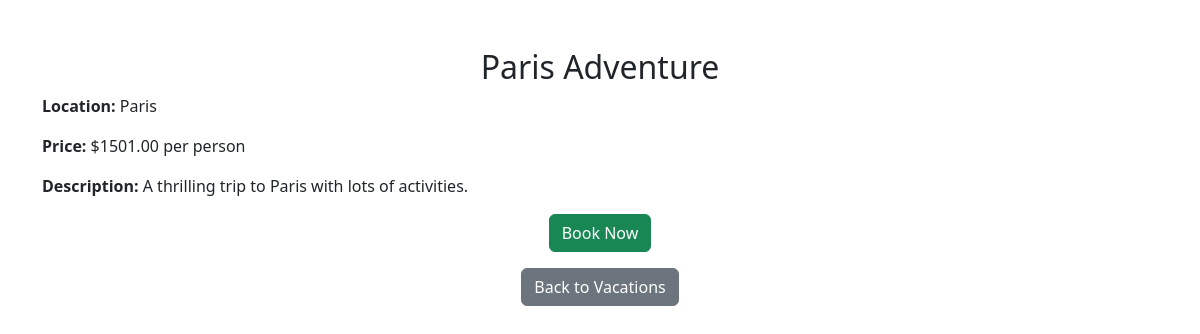
The page /vacationdetail.php?vacation=Paris+Adventure on the database its author committed.
### tables this page shows
CREATE TABLE `vacation` (
  `VacationID` int(11) NOT NULL,
  `Title` varchar(100) NOT NULL,
  `Description` text NOT NULL,
  `Price` decimal(10,2) NOT NULL,
  `Destination` varchar(100) NOT NULL,
  `Itinerary` text DEFAULT NULL,
  `Activities` text DEFAULT NULL,
  `AvailableDates` date DEFAULT NULL,
  `Category` varchar(50) DEFAULT NULL,
  `AdminID` int(11) NOT NULL
);

### vacationdetail.php (the view, shortened to what this page needs)
<?php
include 'db.php';
$requestedVacation = $_GET['vacation'] ?? '';
if ($requestedVacation) {
    $stmt = $pdo->prepare("SELECT title, description, price, destination FROM vacation WHERE title = :title");
    $stmt->execute(['title' => $requestedVacation]);
    $foundVacation = $stmt->fetch(PDO::FETCH_ASSOC);
} else {
    $foundVacation = false;
}
if ($foundVacation) {
    $vacationTitle = $foundVacation['title'];
    $vacationDescription = $foundVacation['description'];
    $vacationPrice = $foundVacation['price'];
    $vacationDestination = $foundVacation['destination'];
} else {
    $vacationTitle = "Vacation Not Found";
    $vacationDescription = "The vacation you are looking for does not exist.";
    $vacationPrice = "";
    $vacationDestination = "";
}
?>
<!DOCTYPE html>
<html lang="en">
<head>
    <link href="https://cdn.jsdelivr.net/npm/bootstrap@5.3.0/dist/css/bootstrap.min.css" rel="stylesheet">
</head>
<body>
    <div class="container mt-5">
        <h2 class="text-center"><?php echo htmlspecialchars($vacationTitle); ?></h2>
        <p><strong>Location:</strong> <?php echo htmlspecialchars($vacationDestination); ?></p>
        <p><strong>Price:</strong> $<?php echo htmlspecialchars($vacationPrice); ?> per person</p>
        <p><strong>Description:</strong> <?php echo htmlspecialchars($vacationDescription); ?></p>
        <div class="text-center">
            <form action="confirmBooking.php" method="POST">
                <button type="submit" class="btn btn-success">Book Now</button>
            </form>
            <a href="vacations.php" class="btn btn-secondary mt-3">Back to Vacations</a>
        </div>
    </div>
</body>
</html>

### rows shown on the page
vacation: Title "Paris Adventure", Destination "Paris", Price "1501.00", Description "A thrilling trip to Paris with lots of activities."
